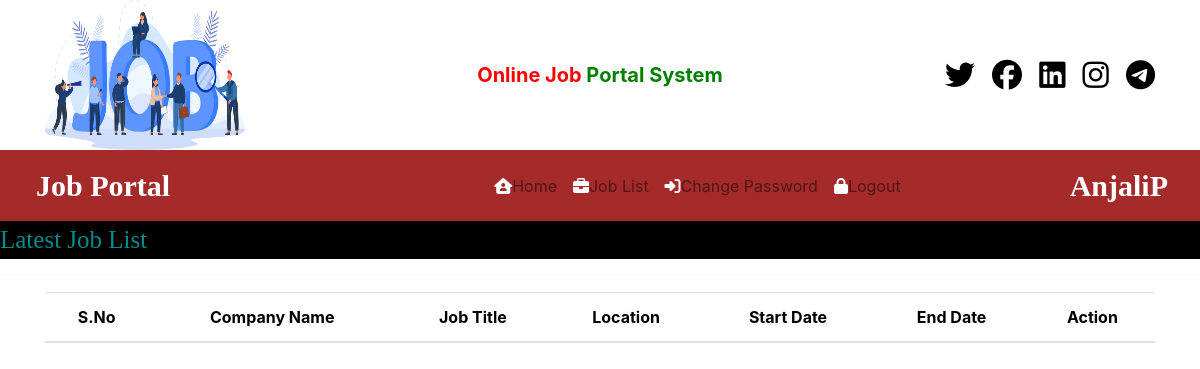
Before: /user_latestjobs/ (signed in) with the older database file.
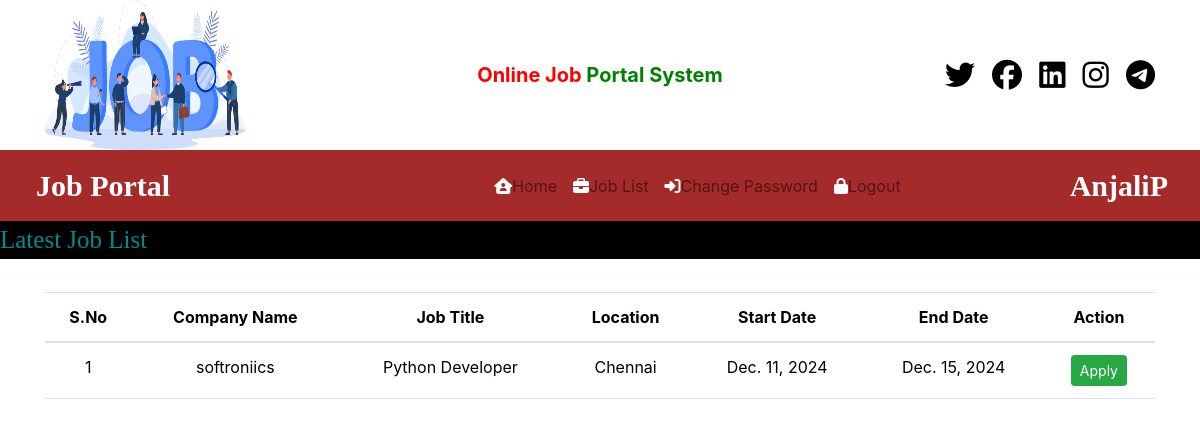
After: the same page with the newer database file.
### JobportalApp/models.py (models this page shows, shortened)
class Job(models.Model):
    recruiter = models.ForeignKey(Recruiter, on_delete=models.CASCADE)
    start_date = models.DateField()
    end_date = models.DateField()
    title = models.CharField(max_length=10)
    salary = models.FloatField(max_length=100)
    image = models.FileField(max_length=15)
    description = models.CharField(max_length=300)
    experience = models.CharField(max_length=50)
    location = models.CharField(max_length=100)
    skills = models.CharField(max_length=100)
    creationdate = models.DateField()

class Recruiter(models.Model):
    user = models.ForeignKey(User, on_delete=models.CASCADE)
    mobile = models.CharField(max_length=15, null=True)
    image = models.FileField(null=True)
    gender = models.CharField(max_length=10, null=True)
    company = models.CharField(max_length=10, null=True)
    type = models.CharField(max_length=15, null=True)
    status = models.CharField(max_length=25, null=True)

### JobportalApp/views.py (the view)
# urls.py: path('user_latestjobs/', views.user_latestjobs, name='user_latestjobs'),
def user_latestjobs(request):
    job = Job.objects.all().order_by('-start_date')
    user = request.user
    student = StudentUser.objects.get(user=user)
    data = Apply.objects.filter(student=student)
    li = []
    for i in data:
        li.append(i.job.id)
    d = {'job': job, 'li': li}
    return render(request, "user_latestjobs.html", d)

### templates/user_latestjobs.html (shortened to what this page needs)
{% load static %}
{% block body %}
{% include 'user_navigation.html' %}
<marquee style="font-family: Monotype Corsiva; font-size:25px; color:darkcyan; background-color:black;">
    Latest Job List
</marquee>
<hr>
<div class="container">
    <table class="table table-hover">
    <thead>
    <tr style="background-color: #DEB887 !important;" id="example">
        <th>S.No</th>
        <th>Company Name</th>
        <th>Job Title</th>
        <th>Location</th>
        <th>Start Date</th>
        <th>End Date</th>
        <th>Action</th>
    </tr>
    </thead>
    <tbody>
    {% for i in job %}
    <tr>
        <td>{{ forloop.counter }}</td>
        <td>{{ i.recruiter.company }}</td>
        <td>{{ i.title }}</td>
        <td>{{ i.location }}</td>
        <td>{{ i.start_date }}</td>
        <td>{{ i.end_date }}</td>
        {% if i.id in li %}
        <td>Applied</td>
        {% else %}
        <td>
            <a href="{% url 'job_detail' i.id %}" class="btn btn-success btn-sm">Apply</a>
            {% endif %}
        </td>
    </tr>
    {% endfor %}
    </tbody>
</table>
</div>
{% endblock body %}

Changed rows visible on the page:
added Job: recruiter.company "softroniics", title "Python Developer", location "Chennai", start_date "Dec. 11, 2024", end_date "Dec. 15, 2024", shows "Apply"
